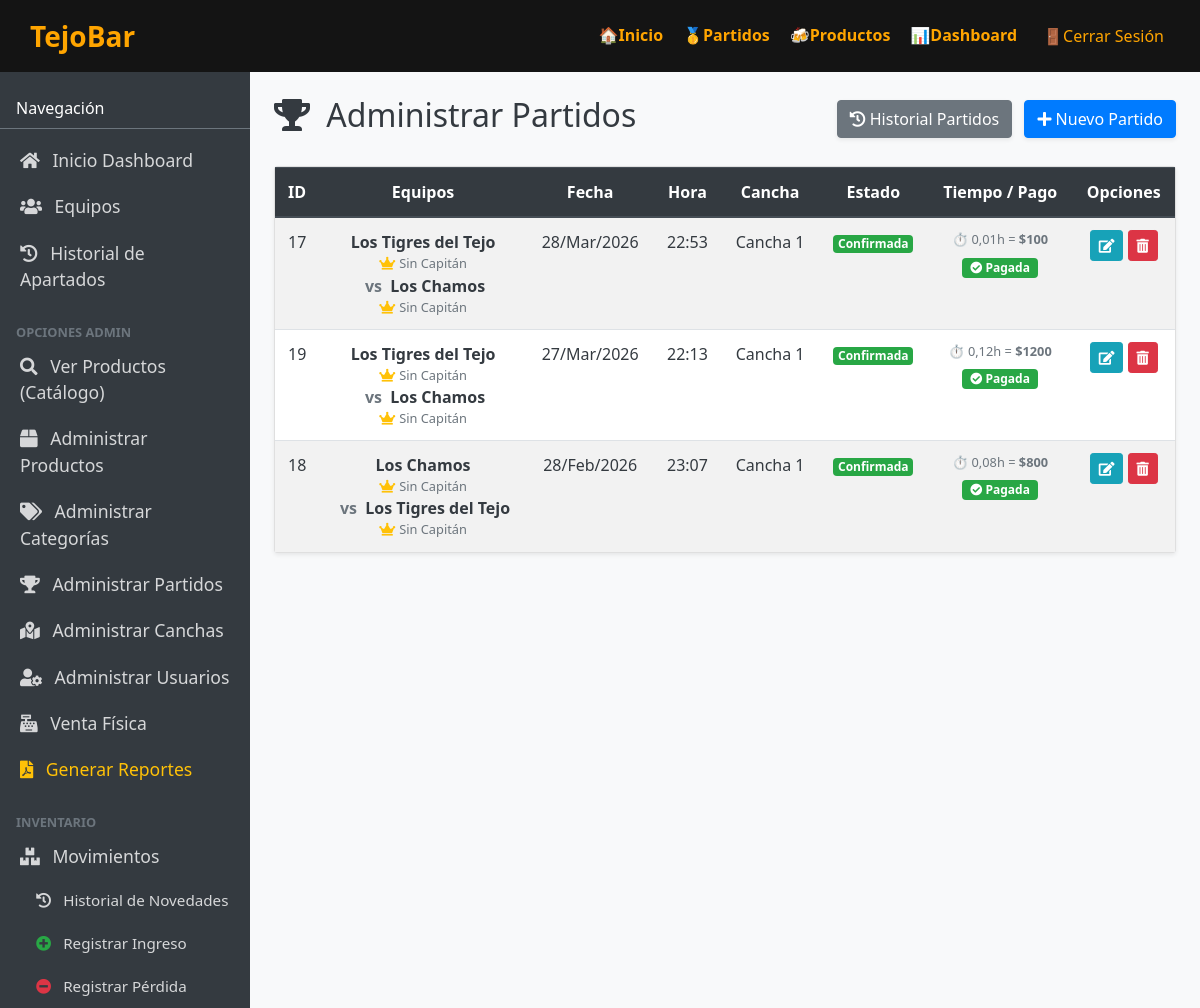
Page /administracion/partidos/ (signed in) on the committed database.
### tejobar_app/models.py (models this page shows, shortened)
class Partido(models.Model):
    ESTADO_PENDIENTE = "Pendiente"
    ESTADO_CONFIRMADA = "Confirmada"
    ESTADO_CANCELADA = "Cancelada"
    ESTADO_CHOICES = [
        (ESTADO_PENDIENTE, "Pendiente"),
        (ESTADO_CONFIRMADA, "Confirmada"),
        (ESTADO_CANCELADA, "Cancelada"),
    ]
    fecha = models.DateField()
    hora = models.CharField(max_length=20)
    equipo1 = models.ForeignKey(
        Equipo,
        on_delete=models.CASCADE,
        related_name="partidos_como_equipo1",
        null=True,  # Allow null temporarily for existing rows
    )
    equipo2 = models.ForeignKey(
        Equipo,
        on_delete=models.CASCADE,
        related_name="partidos_como_equipo2",
        null=True,
    )
    cancha = models.ForeignKey(Cancha, on_delete=models.CASCADE, related_name="partidos")
    estado = models.CharField(
        max_length=20, choices=ESTADO_CHOICES, default=ESTADO_PENDIENTE
    )
    hora_reserva_fin = models.CharField(max_length=20, blank=True, null=True) # User-input reservation end time
    hora_inicio = models.DateTimeField(blank=True, null=True)
    hora_fin = models.DateTimeField(blank=True, null=True)
    pago_cancha = models.BooleanField(default=False)
    @property
    def horas_jugadas(self):
        if not self.hora_inicio or not self.hora_fin:
            return 0.0
        diferencia = self.hora_fin - self.hora_inicio
        minutos = diferencia.total_seconds() / 60
        return round(minutos / 60, 2)
    @property
    def total_cancha(self):
        if not self.cancha or not self.cancha.precio_por_hora:
            return 0.0
        return round(self.horas_jugadas * self.cancha.precio_por_hora, 2)

class Equipo(models.Model):
    nombre_equipo = models.CharField(max_length=100, unique=True)
    @property
    def capitan_nombre(self) -> str:
        cap = self.equipo_jugadores.filter(es_capitan=True).first()
        if cap:
            return cap.get_nombre()
        return "Sin Capitán"

class Cancha(models.Model):
    estado = models.BooleanField(default=True, null=True)
    disponibilidad = models.CharField(
        max_length=50,
        unique=True,
        validators=[
            MinLengthValidator(
                2,
                message="El nombre de la cancha debe tener al menos 2 caracteres.",
            ),
            MaxLengthValidator(
                50,
                message="El nombre de la cancha no puede superar los 50 caracteres.",
            ),
        ],
    )
    precio_por_hora = models.FloatField(default=8000.0)

### tejobar_app/views.py (the view)
    def wrapper(request, *args, **kwargs):
        if not request.user.is_authenticated:
            return redirect("tejobar_app:login")
        persona = getattr(request.user, "persona", None)
        if not persona or persona.rol != Persona.ROL_ADMIN:
            messages.error(request, "No tienes permisos para acceder a esta área.")
            return redirect("tejobar_app:home")
        return view_func(request, *args, **kwargs)

### tejobar_app/views.py (called while the page is built)
def admin_required(view_func):
    def wrapper(request, *args, **kwargs):
        if not request.user.is_authenticated:
            return redirect("tejobar_app:login")
        persona = getattr(request.user, "persona", None)
        if not persona or persona.rol != Persona.ROL_ADMIN:
            messages.error(request, "No tienes permisos para acceder a esta área.")
            return redirect("tejobar_app:home")
        return view_func(request, *args, **kwargs)
    return wrapper

@admin_required
def admin_partidos_index(request: HttpRequest) -> HttpResponse:
    partidos = Partido.objects.select_related('equipo1', 'equipo2', 'cancha').order_by('-fecha', '-hora')
    return render(request, "partidos/admin_index.html", {"partidos": partidos})

### templates/partidos/admin_index.html (shortened to what this page needs)
{% extends 'dashboard/base.html' %}
{% block content %}
<div class="d-flex justify-content-between align-items-center mb-4">
    <h2><i class="fas fa-trophy mr-2"></i> Administrar Partidos</h2>
    <div>
        <a href="{% url 'tejobar_app:partidos_index' %}" class="btn btn-secondary shadow-sm mr-2">
            <i class="fas fa-history"></i> Historial Partidos
        </a>
        <a href="{% url 'tejobar_app:admin_partidos_create' %}" class="btn btn-primary shadow-sm">
            <i class="fas fa-plus"></i> Nuevo Partido
        </a>
    </div>
</div>
<div class="card shadow-sm">
    <div class="card-body p-0">
        <div class="table-responsive">
            <table class="table table-hover table-striped mb-0 text-center align-middle bg-white text-dark">
                <thead class="thead-dark">
                    <tr>
                        <th class="text-white">ID</th>
                        <th class="text-white">Equipos</th>
                        <th class="text-white">Fecha</th>
                        <th class="text-white">Hora</th>
                        <th class="text-white">Cancha</th>
                        <th class="text-white">Estado</th>
                        <th class="text-white">Tiempo / Pago</th>
                        <th class="text-white">Opciones</th>
                    </tr>
                </thead>
                <tbody>
                    {% for partido in partidos %}
                    <tr>
                        <td class="text-dark">{{ partido.id }}</td>
                        <td class="font-weight-bold text-dark">
                            {{ partido.equipo1.nombre_equipo|default:"--" }}
                            {% if partido.equipo1 %}<div class="small text-muted"><i class="fas fa-crown text-warning mr-1"></i>{{ partido.equipo1.capitan_nombre }}</div>{% endif %}
                            <span class="font-weight-bolder text-secondary mx-1">vs</span>
                            {{ partido.equipo2.nombre_equipo|default:"--" }}
                            {% if partido.equipo2 %}<div class="small text-muted"><i class="fas fa-crown text-warning mr-1"></i>{{ partido.equipo2.capitan_nombre }}</div>{% endif %}
                        </td>
                        <td class="text-dark">{{ partido.fecha|date:"d/M/Y" }}</td>
                        <td class="text-dark">{{ partido.hora }}</td>
                        <td class="text-dark">
                            {% if partido.hora_inicio and partido.hora_fin and not partido.pago_cancha and partido.total_cancha %}
                                <button type="button" class="btn btn-link p-0 font-weight-bold text-dark text-decoration-none"
                                    data-toggle="modal" data-target="#pagoCanchaModal{{ partido.pk }}"
                                    title="Pagar cancha">
                                    <i class="fas fa-map-marker-alt text-primary mr-1"></i>
                                    {{ partido.cancha.disponibilidad|default:partido.cancha|default:"--" }}
                                </button>
                            {% else %}
                                {{ partido.cancha.disponibilidad|default:partido.cancha|default:"--" }}
                            {% endif %}
                        </td>
                        <td>
                            {% if partido.estado == 'Pendiente' %}
                                <span class="badge badge-warning text-dark">{{ partido.estado }}</span>
                            {% elif partido.estado == 'Confirmada' %}
                                <span class="badge badge-success">{{ partido.estado }}</span>
                            {% elif partido.estado == 'Cancelada' %}
                                <span class="badge badge-danger">{{ partido.estado }}</span>
                            {% else %}
                                <span class="badge badge-secondary">{{ partido.estado }}</span>
                            {% endif %}
                        </td>
                        <td class="text-dark">
                            {% if not partido.hora_inicio %}
                                <a href="{% url 'tejobar_app:admin_partidos_iniciar' partido.pk %}" class="btn btn-sm btn-success shadow-sm">
                                    <i class="fas fa-play"></i> Iniciar
                                </a>
                            {% elif partido.hora_inicio and not partido.hora_fin %}
                                <span class="text-primary font-weight-bold d-block mb-1">En curso...</span>
                                <a href="{% url 'tejobar_app:admin_partidos_finalizar' partido.pk %}" class="btn btn-sm btn-danger shadow-sm">
                                    <i class="fas fa-stop"></i> Finalizar
                                </a>
                            {% elif partido.hora_inicio and partido.hora_fin %}
                                {% if not partido.pago_cancha %}
                                    <div class="mb-1 text-muted small">
                                        ⏱️ {{ partido.horas_jugadas }}h = <strong>${{ partido.total_cancha|floatformat:0 }}</strong>
                                    </div>
                                    <button type="button" class="btn btn-sm btn-warning font-weight-bold text-dark shadow-sm"
                                        data-toggle="modal" data-target="#pagoCanchaModal{{ partido.pk }}">
                                        <i class="fas fa-hand-holding-usd"></i> Cobrar
                                    </button>
                                {% else %}
                                    <div class="mb-1 text-muted small">
                                        ⏱️ {{ partido.horas_jugadas }}h = <strong>${{ partido.total_cancha|floatformat:0 }}</strong>
                                    </div>
                                    <span class="badge badge-success px-2 py-1"><i class="fas fa-check-circle"></i> Pagada</span>
                                {% endif %}
                            {% endif %}
                        </td>
                        <td>
                            <a href="{% url 'tejobar_app:admin_partidos_update' partido.pk %}" class="btn btn-sm btn-info text-white" title="Editar">
                                <i class="fas fa-edit"></i>
                            </a>
                            <a href="{% url 'tejobar_app:admin_partidos_delete' partido.pk %}" class="btn btn-sm btn-danger" title="Eliminar">
                                <i class="fas fa-trash-alt"></i>
                            </a>
                        </td>
                    </tr>
                    {% empty %}
                    <tr>
                        <td colspan="8" class="text-center py-4 text-muted bg-light">No hay partidos registrados</td>
                    </tr>
                    {% endfor %}
                </tbody>
            </table>
        </div>
    </div>
</div>
{% endblock %}

### static/css/productos.css (style rules this page uses)
body { margin: 0; font-family: 'Segoe UI', sans-serif; background-color: #141414; color: #ffffff; transition: 1.5s; }

### templates/dashboard/base.html (style rules this page uses)
body, html { height: 100%; margin: 0; overflow-x: hidden; }

### rows in the picture
Partido: id "17", equipo1.nombre_equipo "Los Tigres del Tejo", equipo1.capitan_nombre "Sin Capitán", equipo2.nombre_equipo "Los Chamos", equipo2.capitan_nombre "Sin Capitán", fecha "28/Mar/2026", hora "22:53", cancha.disponibilidad "Cancha 1", estado "Confirmada", horas_jugadas "0,01", total_cancha "100"
Partido: id "19", equipo1.nombre_equipo "Los Tigres del Tejo", equipo1.capitan_nombre "Sin Capitán", equipo2.nombre_equipo "Los Chamos", equipo2.capitan_nombre "Sin Capitán", fecha "27/Mar/2026", hora "22:13", cancha.disponibilidad "Cancha 1", estado "Confirmada", horas_jugadas "0,12", total_cancha "1200"
Partido: id "18", equipo1.nombre_equipo "Los Chamos", equipo1.capitan_nombre "Sin Capitán", equipo2.nombre_equipo "Los Tigres del Tejo", equipo2.capitan_nombre "Sin Capitán", fecha "28/Feb/2026", hora "23:07", cancha.disponibilidad "Cancha 1", estado "Confirmada", horas_jugadas "0,08", total_cancha "800"
